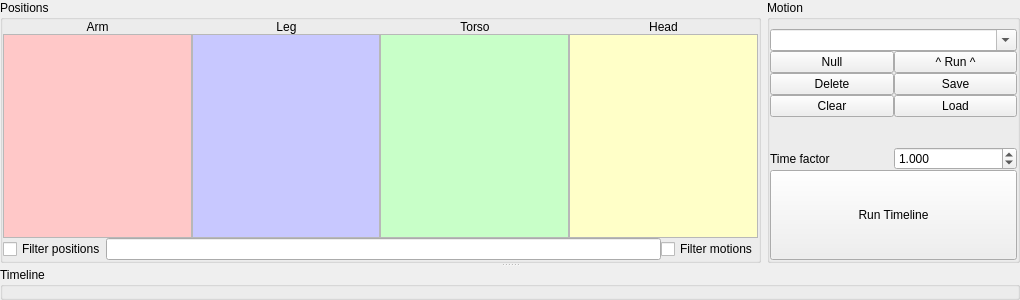
<?xml version="1.0" encoding="UTF-8"?>
<ui version="4.0">
 <class>timeline_widget</class>
 <widget class="QWidget" name="timeline_widget">
  <property name="geometry">
   <rect>
    <x>0</x>
    <y>0</y>
    <width>1020</width>
    <height>300</height>
   </rect>
  </property>
  <property name="windowTitle">
   <string>MotionEditor</string>
  </property>
  <layout class="QGridLayout" name="gridLayout_3">
   <property name="margin">
    <number>0</number>
   </property>
   <property name="spacing">
    <number>0</number>
   </property>
   <item row="0" column="0">
    <widget class="QSplitter" name="splitter">
     <property name="orientation">
      <enum>Qt::Vertical</enum>
     </property>
     <widget class="QWidget" name="layoutWidget">
      <layout class="QHBoxLayout" name="horizontalLayout" stretch="3,1">
       <item>
        <widget class="QGroupBox" name="positions_group">
         <property name="title">
          <string>Positions</string>
         </property>
         <layout class="QVBoxLayout" name="verticalLayout_2">
          <property name="spacing">
           <number>0</number>
          </property>
          <property name="margin">
           <number>0</number>
          </property>
          <item>
           <layout class="QHBoxLayout" name="horizontalLayout_2">
            <item>
             <widget class="QLabel" name="label">
              <property name="text">
               <string>Arm</string>
              </property>
              <property name="alignment">
               <set>Qt::AlignCenter</set>
              </property>
             </widget>
            </item>
            <item>
             <widget class="QLabel" name="label_2">
              <property name="text">
               <string>Leg</string>
              </property>
              <property name="alignment">
               <set>Qt::AlignCenter</set>
              </property>
             </widget>
            </item>
            <item>
             <widget class="QLabel" name="label_3">
              <property name="text">
               <string>Torso</string>
              </property>
              <property name="alignment">
               <set>Qt::AlignCenter</set>
              </property>
             </widget>
            </item>
            <item>
             <widget class="QLabel" name="label_5">
              <property name="text">
               <string>Head</string>
              </property>
              <property name="alignment">
               <set>Qt::AlignCenter</set>
              </property>
             </widget>
            </item>
           </layout>
          </item>
          <item>
           <layout class="QHBoxLayout" name="horizontalLayout_3">
            <item>
             <widget class="QListWidget" name="arm_positions_list">
              <property name="palette">
               <palette>
                <active>
                 <colorrole role="Base">
                  <brush brushstyle="SolidPattern">
                   <color alpha="255">
                    <red>255</red>
                    <green>200</green>
                    <blue>200</blue>
                   </color>
                  </brush>
                 </colorrole>
                </active>
                <inactive>
                 <colorrole role="Base">
                  <brush brushstyle="SolidPattern">
                   <color alpha="255">
                    <red>255</red>
                    <green>200</green>
                    <blue>200</blue>
                   </color>
                  </brush>
                 </colorrole>
                </inactive>
                <disabled>
                 <colorrole role="Base">
                  <brush brushstyle="SolidPattern">
                   <color alpha="255">
                    <red>255</red>
                    <green>255</green>
                    <blue>255</blue>
                   </color>
                  </brush>
                 </colorrole>
                </disabled>
               </palette>
              </property>
              <property name="contextMenuPolicy">
               <enum>Qt::CustomContextMenu</enum>
              </property>
              <property name="dragDropMode">
               <enum>QAbstractItemView::DragOnly</enum>
              </property>
              <property name="sortingEnabled">
               <bool>true</bool>
              </property>
             </widget>
            </item>
            <item>
             <widget class="QListWidget" name="leg_positions_list">
              <property name="palette">
               <palette>
                <active>
                 <colorrole role="Base">
                  <brush brushstyle="SolidPattern">
                   <color alpha="255">
                    <red>200</red>
                    <green>200</green>
                    <blue>255</blue>
                   </color>
                  </brush>
                 </colorrole>
                </active>
                <inactive>
                 <colorrole role="Base">
                  <brush brushstyle="SolidPattern">
                   <color alpha="255">
                    <red>200</red>
                    <green>200</green>
                    <blue>255</blue>
                   </color>
                  </brush>
                 </colorrole>
                </inactive>
                <disabled>
                 <colorrole role="Base">
                  <brush brushstyle="SolidPattern">
                   <color alpha="255">
                    <red>255</red>
                    <green>255</green>
                    <blue>255</blue>
                   </color>
                  </brush>
                 </colorrole>
                </disabled>
               </palette>
              </property>
              <property name="contextMenuPolicy">
               <enum>Qt::CustomContextMenu</enum>
              </property>
              <property name="dragDropMode">
               <enum>QAbstractItemView::DragOnly</enum>
              </property>
              <property name="sortingEnabled">
               <bool>true</bool>
              </property>
             </widget>
            </item>
            <item>
             <widget class="QListWidget" name="torso_positions_list">
              <property name="palette">
               <palette>
                <active>
                 <colorrole role="Base">
                  <brush brushstyle="SolidPattern">
                   <color alpha="255">
                    <red>200</red>
                    <green>255</green>
                    <blue>200</blue>
                   </color>
                  </brush>
                 </colorrole>
                </active>
                <inactive>
                 <colorrole role="Base">
                  <brush brushstyle="SolidPattern">
                   <color alpha="255">
                    <red>200</red>
                    <green>255</green>
                    <blue>200</blue>
                   </color>
                  </brush>
                 </colorrole>
                </inactive>
                <disabled>
                 <colorrole role="Base">
                  <brush brushstyle="SolidPattern">
                   <color alpha="255">
                    <red>255</red>
                    <green>255</green>
                    <blue>255</blue>
                   </color>
                  </brush>
                 </colorrole>
                </disabled>
               </palette>
              </property>
              <property name="contextMenuPolicy">
               <enum>Qt::CustomContextMenu</enum>
              </property>
              <property name="dragDropMode">
               <enum>QAbstractItemView::DragOnly</enum>
              </property>
              <property name="sortingEnabled">
               <bool>true</bool>
              </property>
             </widget>
            </item>
            <item>
             <widget class="QListWidget" name="head_positions_list">
              <property name="palette">
               <palette>
                <active>
                 <colorrole role="Base">
                  <brush brushstyle="SolidPattern">
                   <color alpha="255">
                    <red>255</red>
                    <green>255</green>
                    <blue>200</blue>
                   </color>
                  </brush>
                 </colorrole>
                </active>
                <inactive>
                 <colorrole role="Base">
                  <brush brushstyle="SolidPattern">
                   <color alpha="255">
                    <red>255</red>
                    <green>255</green>
                    <blue>200</blue>
                   </color>
                  </brush>
                 </colorrole>
                </inactive>
                <disabled>
                 <colorrole role="Base">
                  <brush brushstyle="SolidPattern">
                   <color alpha="255">
                    <red>255</red>
                    <green>255</green>
                    <blue>255</blue>
                   </color>
                  </brush>
                 </colorrole>
                </disabled>
               </palette>
              </property>
              <property name="contextMenuPolicy">
               <enum>Qt::CustomContextMenu</enum>
              </property>
              <property name="dragDropMode">
               <enum>QAbstractItemView::DragOnly</enum>
              </property>
              <property name="sortingEnabled">
               <bool>true</bool>
              </property>
             </widget>
            </item>
           </layout>
          </item>
          <item>
           <layout class="QHBoxLayout" name="horizontalLayout_4">
            <item>
             <widget class="QCheckBox" name="filter_positions_check">
              <property name="text">
               <string>Filter positions</string>
              </property>
             </widget>
            </item>
            <item>
             <widget class="QLineEdit" name="filter_pattern_edit">
              <property name="toolTip">
               <string>RegEx pattern used for filtering:
i.e. show only names that start with &quot;vi_&quot; or contain &quot;back&quot;: ^vi_|back</string>
              </property>
             </widget>
            </item>
            <item>
             <widget class="QCheckBox" name="filter_motions_check">
              <property name="text">
               <string>Filter motions</string>
              </property>
             </widget>
            </item>
           </layout>
          </item>
         </layout>
        </widget>
       </item>
       <item>
        <widget class="QGroupBox" name="motion_group">
         <property name="title">
          <string>Motion</string>
         </property>
         <layout class="QVBoxLayout" name="verticalLayout" stretch="0,0,1,0,3">
          <property name="spacing">
           <number>0</number>
          </property>
          <property name="leftMargin">
           <number>0</number>
          </property>
          <property name="topMargin">
           <number>9</number>
          </property>
          <property name="rightMargin">
           <number>0</number>
          </property>
          <property name="bottomMargin">
           <number>0</number>
          </property>
          <item>
           <widget class="QComboBox" name="motion_name_combo">
            <property name="editable">
             <bool>true</bool>
            </property>
           </widget>
          </item>
          <item>
           <layout class="QGridLayout" name="gridLayout" rowstretch="0,0,0,0">
            <item row="2" column="1">
             <widget class="QPushButton" name="save_motion_button">
              <property name="text">
               <string>Save</string>
              </property>
             </widget>
            </item>
            <item row="3" column="1">
             <widget class="QPushButton" name="load_motion_button">
              <property name="text">
               <string>Load</string>
              </property>
             </widget>
            </item>
            <item row="3" column="0">
             <widget class="QPushButton" name="clear_motion_button">
              <property name="text">
               <string>Clear</string>
              </property>
             </widget>
            </item>
            <item row="1" column="1">
             <widget class="QPushButton" name="run_motion_button">
              <property name="text">
               <string>^ Run ^</string>
              </property>
             </widget>
            </item>
            <item row="2" column="0">
             <widget class="QPushButton" name="delete_motion_button">
              <property name="text">
               <string>Delete</string>
              </property>
             </widget>
            </item>
            <item row="1" column="0">
             <widget class="QPushButton" name="null_motion_button">
              <property name="text">
               <string>Null</string>
              </property>
             </widget>
            </item>
           </layout>
          </item>
          <item>
           <spacer name="verticalSpacer">
            <property name="orientation">
             <enum>Qt::Vertical</enum>
            </property>
            <property name="sizeHint" stdset="0">
             <size>
              <width>20</width>
              <height>40</height>
             </size>
            </property>
           </spacer>
          </item>
          <item>
           <layout class="QHBoxLayout" name="horizontalLayout_5">
            <item>
             <widget class="QLabel" name="label_4">
              <property name="text">
               <string>Time factor</string>
              </property>
             </widget>
            </item>
            <item>
             <widget class="QDoubleSpinBox" name="time_factor_spin">
              <property name="decimals">
               <number>3</number>
              </property>
              <property name="minimum">
               <double>0.001000000000000</double>
              </property>
              <property name="maximum">
               <double>1000.000000000000000</double>
              </property>
              <property name="singleStep">
               <double>0.010000000000000</double>
              </property>
              <property name="value">
               <double>1.000000000000000</double>
              </property>
             </widget>
            </item>
           </layout>
          </item>
          <item>
           <widget class="QPushButton" name="run_timeline_button">
            <property name="sizePolicy">
             <sizepolicy hsizetype="Minimum" vsizetype="Expanding">
              <horstretch>0</horstretch>
              <verstretch>0</verstretch>
             </sizepolicy>
            </property>
            <property name="text">
             <string>Run Timeline</string>
            </property>
           </widget>
          </item>
         </layout>
        </widget>
       </item>
      </layout>
     </widget>
     <widget class="QGroupBox" name="timeline_group">
      <property name="title">
       <string>Timeline</string>
      </property>
      <layout class="QGridLayout" name="gridLayout_4">
       <property name="leftMargin">
        <number>0</number>
       </property>
       <property name="topMargin">
        <number>9</number>
       </property>
       <property name="rightMargin">
        <number>0</number>
       </property>
       <property name="bottomMargin">
        <number>0</number>
       </property>
       <property name="verticalSpacing">
        <number>0</number>
       </property>
      </layout>
     </widget>
    </widget>
   </item>
  </layout>
 </widget>
 <resources/>
 <connections/>
</ui>
